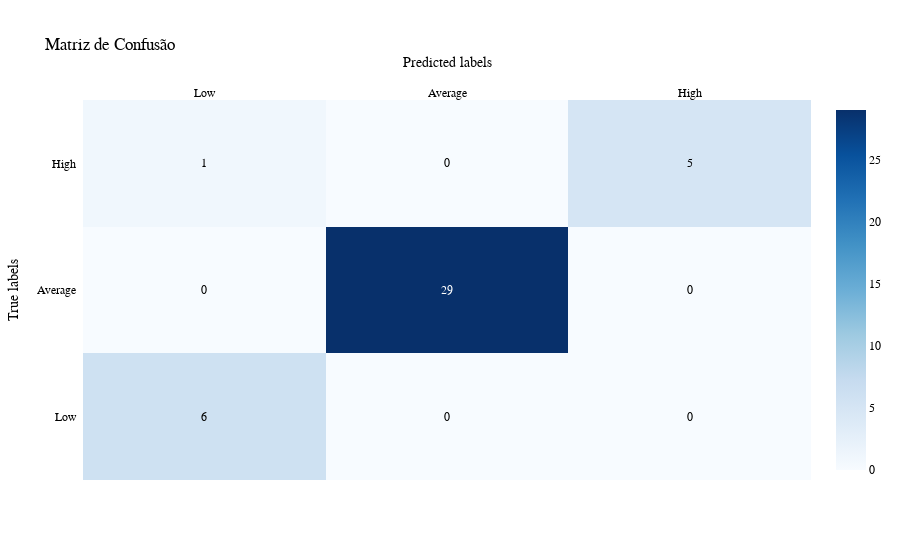

The code cell stored with this chart in its notebook:
### Code cell
conf_matrix = confusion_matrix(y_test, y_pred_test)

# Definindo  nomes de classes
class_names = ['Low', 'Average', 'High']

# Plotando a matriz de confusão com Plotly
fig = ff.create_annotated_heatmap(
    z=conf_matrix,
    x=class_names,
    y=class_names,
    colorscale='Blues',
    showscale=True
)
fig.update_layout(
    title='Matriz de Confusão',
    xaxis_title='Predicted labels',
    yaxis_title='True labels',
    font=dict(
        family='Arial',
        size=12,
        color='black'
    )
)

### Figure 1 — Plotly figure (JSON) as saved in the notebook; plotly's stock layout.template omitted (floating-point values rounded to 4 significant figures)
{"data": [{"colorscale": [[0, "rgb(247,251,255)"], [0.125, "rgb(222,235,247)"], [0.25, "rgb(198,219,239)"], [0.375, "rgb(158,202,225)"], [0.5, "rgb(107,174,214)"], [0.625, "rgb(66,146,198)"], [0.75, "rgb(33,113,181)"], [0.875, "rgb(8,81,156)"], [1, "rgb(8,48,107)"]], "reversescale": false, "showscale": true, "type": "heatmap", "x": ["Low", "Average", "High"], "y": ["Low", "Average", "High"], "z": [[6, 0, 0], [0, 29, 0], [1, 0, 5]]}], "layout": {"annotations": [{"font": {"color": "#000000"}, "showarrow": false, "text": "6", "x": "Low", "xref": "x", "y": "Low", "yref": "y"}, {"font": {"color": "#000000"}, "showarrow": false, "text": "0", "x": "Average", "xref": "x", "y": "Low", "yref": "y"}, {"font": {"color": "#000000"}, "showarrow": false, "text": "0", "x": "High", "xref": "x", "y": "Low", "yref": "y"}, {"font": {"color": "#000000"}, "showarrow": false, "text": "0", "x": "Low", "xref": "x", "y": "Average", "yref": "y"}, {"font": {"color": "#FFFFFF"}, "showarrow": false, "text": "29", "x": "Average", "xref": "x", "y": "Average", "yref": "y"}, {"font": {"color": "#000000"}, "showarrow": false, "text": "0", "x": "High", "xref": "x", "y": "Average", "yref": "y"}, {"font": {"color": "#000000"}, "showarrow": false, "text": "1", "x": "Low", "xref": "x", "y": "High", "yref": "y"}, {"font": {"color": "#000000"}, "showarrow": false, "text": "0", "x": "Average", "xref": "x", "y": "High", "yref": "y"}, {"font": {"color": "#000000"}, "showarrow": false, "text": "5", "x": "High", "xref": "x", "y": "High", "yref": "y"}], "font": {"color": "black", "family": "Arial", "size": 12}, "title": {"text": "Matriz de Confusão"}, "xaxis": {"dtick": 1, "gridcolor": "rgb(0, 0, 0)", "side": "top", "ticks": "", "title": {"text": "Predicted labels"}}, "yaxis": {"dtick": 1, "ticks": "", "ticksuffix": "  ", "title": {"text": "True labels"}}}}
